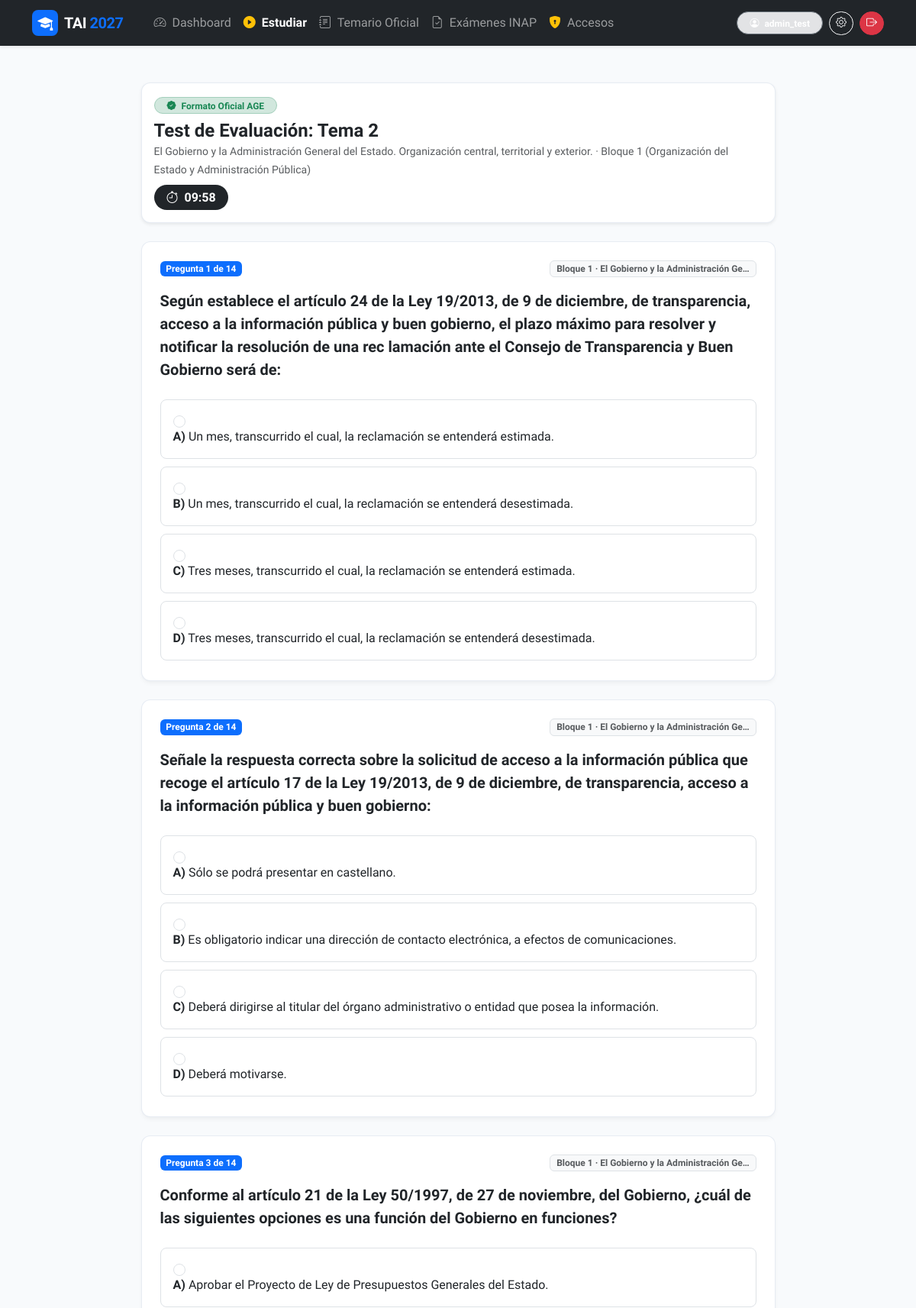
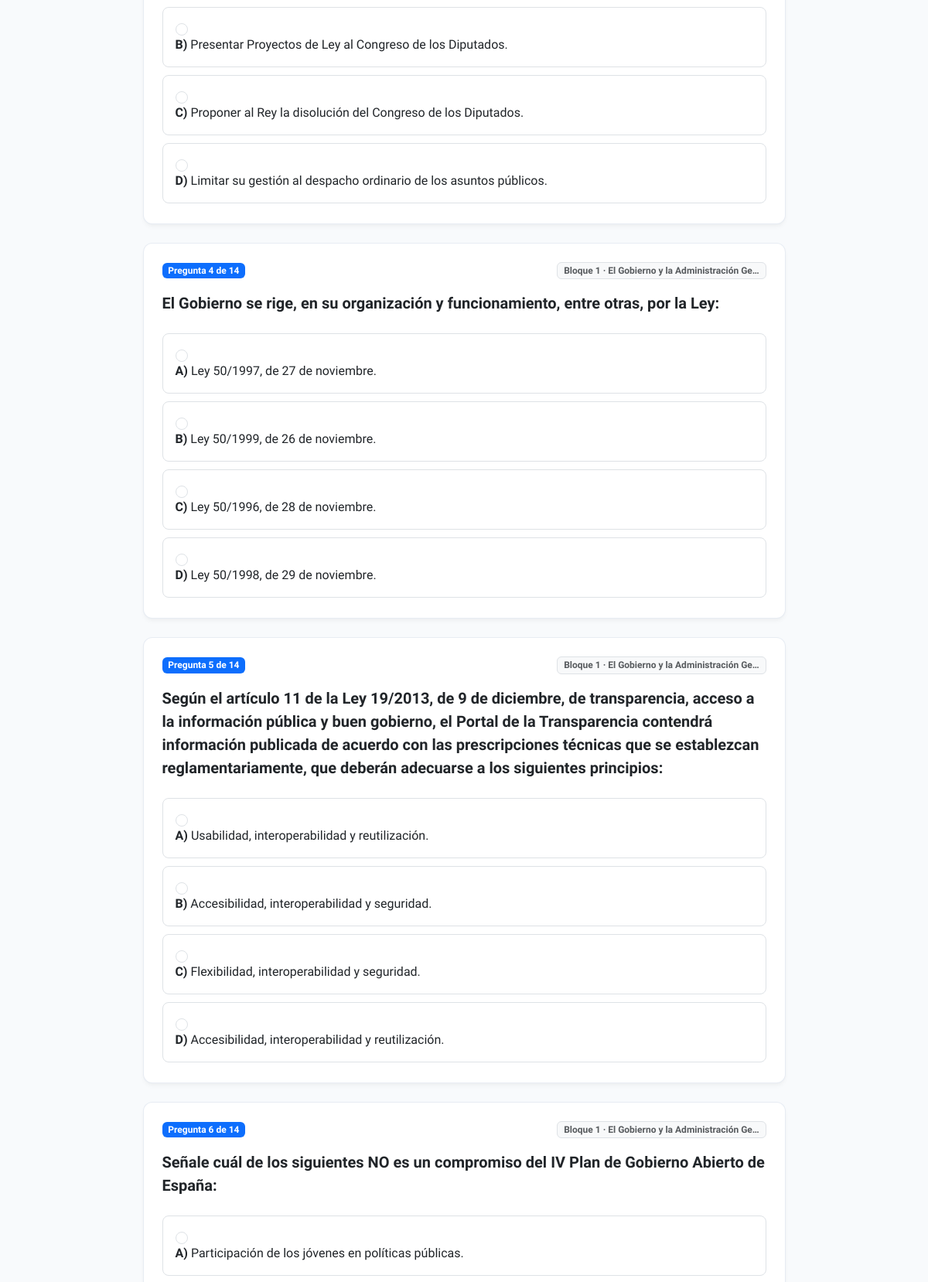
The page /estudio/test/?tema=2 (signed in, upper part) on the database its author committed (2 pictures, top to bottom).
### examenes/models.py (models this page shows, shortened)
class PreguntaExamen(models.Model):
    OPCION_CHOICES = [
        ('A', 'A'),
        ('B', 'B'),
        ('C', 'C'),
        ('D', 'D'),
    ]
    examen = models.ForeignKey(Examen, on_delete=models.CASCADE, related_name='preguntas')
    numero = models.PositiveIntegerField(help_text="Número de orden en el examen original (ej: 1 a 100)")
    pregunta = models.TextField(help_text="Texto completo del enunciado oficial")
    opcion_a = models.TextField(help_text="Opción A")
    opcion_b = models.TextField(help_text="Opción B")
    opcion_c = models.TextField(help_text="Opción C")
    opcion_d = models.TextField(help_text="Opción D")
    opcion_correcta = models.CharField(max_length=1, choices=OPCION_CHOICES, help_text="Respuesta según plantilla oficial definitiva")
    tema = models.ForeignKey('temario.Tema', on_delete=models.SET_NULL, null=True, blank=True, related_name='preguntas_examen')
    explicacion_oficial = models.TextField(blank=True, help_text="Justificación normativa o técnica con artículo/guía aplicable")
    anulada = models.BooleanField(default=False, help_text="Marcar si fue anulada por la Comisión del INAP")
    class Meta:
        verbose_name = "Pregunta de Examen"
        verbose_name_plural = "Preguntas de Examen"
        ordering = ['examen__año', 'examen__modelo', 'numero']
        unique_together = ('examen', 'numero')

### temario/models.py (models this page shows, shortened)
class Tema(models.Model):
    bloque = models.ForeignKey(Bloque, on_delete=models.CASCADE, related_name='temas')
    numero = models.PositiveIntegerField(help_text="Número de tema dentro del bloque o general")
    titulo = models.CharField(max_length=255, help_text="Título oficial del tema")
    descripcion = models.TextField(blank=True)
    resumen_estudio = models.TextField(blank=True, help_text="Desarrollo ejecutivo de alto impacto del tema (máx 2 páginas)")
    fuente_oficial = models.CharField(max_length=255, default='BOE / INAP', help_text="Organismo emisor o norma (BOE, INAP, CCN-CERT)")
    url_oficial = models.URLField(blank=True, help_text="Enlace a la fuente original oficial")
    fecha_consulta = models.DateField(null=True, blank=True)
    ultima_revision = models.DateField(auto_now=True)
    version_normativa = models.CharField(max_length=100, blank=True, help_text="Versión o estado normativo consolidado")
    class Meta:
        verbose_name = "Tema"
        verbose_name_plural = "Temas"
        ordering = ['bloque__numero', 'numero']
        unique_together = ('bloque', 'numero')

class Bloque(models.Model):
    numero = models.PositiveIntegerField(unique=True, help_text="Número de Bloque (1, 2, 3, 4)")
    nombre = models.CharField(max_length=200, help_text="Nombre oficial del bloque")
    descripcion = models.TextField(blank=True)
    icono = models.CharField(max_length=50, default='bi-folder', help_text="Clase de icono Bootstrap Icons (ej: bi-shield-check)")
    class Meta:
        verbose_name = "Bloque"
        verbose_name_plural = "Bloques"
        ordering = ['numero']

### estudio/views.py (the view, shortened to what this page needs)
# urls.py: path('test/', TestAdaptativoView.as_view(), name='test_examen'),
class TestAdaptativoView(LoginRequiredMixin, TemplateView):
    template_name = "estudio/test_examen.html"
    def get_context_data(self, **kwargs):
        context = super().get_context_data(**kwargs)
        user = self.request.user
        examen_id = self.request.GET.get('examen') or self.request.session.get('sesion_examen_id')
        bloque_id = self.request.GET.get('bloque') or self.request.session.get('sesion_bloque_id')
        tema_id = self.request.GET.get('tema')
        modo = self.request.GET.get('modo') # 'falladas', etc.
        limite = self.request.GET.get('limite', '')
        preguntas_qs = PreguntaExamen.objects.filter(anulada=False).select_related('tema', 'tema__bloque', 'examen')
        titulo_test = "Simulacro Adaptativo TAI"
        subtitulo_test = "Preguntas extraídas del banco oficial de exámenes INAP"
        if modo == 'falladas':
            fallos_qs = ProgresoPregunta.objects.filter(
                usuario=user,
                en_repaso_fallos=True,
                pregunta__anulada=False
            ).select_related('pregunta', 'pregunta__tema', 'pregunta__tema__bloque', 'pregunta__examen')
            if tema_id and str(tema_id).isdigit():
                tema = get_object_or_404(Tema, id=int(tema_id))
                fallos_qs = fallos_qs.filter(pregunta__tema=tema)
                titulo_test = f"Repaso de Fallos: Tema {tema.numero} ({tema.titulo})"
                subtitulo_test = f"Preguntas que has fallado previamente en el Tema {tema.numero}"
            elif bloque_id and str(bloque_id).isdigit():
                bloque = get_object_or_404(Bloque, id=int(bloque_id))
                fallos_qs = fallos_qs.filter(pregunta__tema__bloque=bloque)
                titulo_test = f"Repaso de Fallos: Bloque {bloque.numero} ({bloque.nombre})"
                subtitulo_test = f"Preguntas falladas en el Bloque {bloque.numero}"
            else:
                titulo_test = "Repaso General de Preguntas Falladas"
                subtitulo_test = "Preguntas de todo el temario pendientes de afianzar"
            preguntas = [f.pregunta for f in fallos_qs]
        elif tema_id and str(tema_id).isdigit():
            tema = get_object_or_404(Tema, id=int(tema_id))
            qs_tema = list(preguntas_qs.filter(tema=tema))
            falladas_ids = set(ProgresoPregunta.objects.filter(
                usuario=user,
                pregunta__tema=tema,
                en_repaso_fallos=True
            ).values_list('pregunta_id', flat=True))
            preguntas_falladas = [p for p in qs_tema if p.id in falladas_ids]
            preguntas_otras = [p for p in qs_tema if p.id not in falladas_ids]
            random.shuffle(preguntas_otras)
            preguntas = preguntas_falladas + preguntas_otras
            if limite.isdigit():
                preguntas = preguntas[:int(limite)]
            titulo_test = f"Test de Evaluación: Tema {tema.numero}"
            subtitulo_test = f"{tema.titulo} · Bloque {tema.bloque.numero} ({tema.bloque.nombre})"
        else:
            num_preguntas = int(limite) if limite.isdigit() else 20
            preguntas = list(preguntas_qs.order_by('?')[:num_preguntas])
        context['preguntas'] = preguntas
        context['total_preguntas'] = len(preguntas)
        context['titulo_test'] = titulo_test
        context['subtitulo_test'] = subtitulo_test
        context['tema_id'] = tema_id
        return context

### accounts/context_processors.py (called while the page is built)
def access_requests_processor(request):
    if hasattr(request, 'user') and request.user.is_authenticated and (request.user.is_staff or request.user.is_superuser):
        count = Invitacion.objects.filter(activo=False).count()
        return {
            'solicitudes_pendientes_count': count
        }
    return {
        'solicitudes_pendientes_count': 0
    }

### templates/estudio/test_examen.html (shortened to what this page needs)
{% extends "base.html" %}
{% block content %}
<div class="row justify-content-center py-2">
    <div class="col-lg-9">
        <div class="card card-custom p-3 bg-white mb-4 shadow-sm">
            <div class="d-flex flex-wrap justify-content-between align-items-center gap-2">
                <div>
                    <span class="badge bg-success-subtle text-success border border-success-subtle px-3 py-1 rounded-pill fw-bold">
                        <i class="bi bi-patch-check-fill me-1"></i> Formato Oficial AGE
                    </span>
                    <h4 class="fw-bold text-dark mt-2 mb-0">{{ titulo_test|default:"Simulacro de Preguntas Oficiales INAP" }}</h4>
                    <small class="text-muted">{{ subtitulo_test|default:"Penalización estándar: 3 respuestas erróneas restan 1 acierto." }}</small>
                </div>
                <div class="text-end">
                    <span class="badge bg-dark fs-6 px-3 py-2 rounded-pill">
                        <i class="bi bi-stopwatch me-1"></i> <span id="testTimer">10:00</span>
                    </span>
                </div>
            </div>
        </div>
        <form id="testForm">
            {% for p in preguntas %}
            <div class="card card-custom p-4 bg-white mb-4 question-card" id="qcard-{{ p.id }}">
                <div class="d-flex justify-content-between align-items-center mb-3">
                    <span class="badge bg-primary text-white">Pregunta {{ forloop.counter }} de {{ total_preguntas }}</span>
                    {% if p.tema %}
                    <span class="badge bg-light text-muted border small">Bloque {{ p.tema.bloque.numero }} · {{ p.tema.titulo|truncatechars:35 }}</span>
                    {% endif %}
                </div>
                <h5 class="fw-bold text-dark mb-4 lh-base">{{ p.pregunta }}</h5>
                <div class="d-flex flex-column gap-2">
                    <div class="form-check p-3 border rounded-3 option-label" style="cursor: pointer;">
                        <input class="form-check-input ms-0 me-3" type="radio" name="p_{{ p.id }}" id="opt_{{ p.id }}_A" value="A">
                        <label class="form-check-label w-100" for="opt_{{ p.id }}_A">
                            <strong>A)</strong> {{ p.opcion_a }}
                        </label>
                    </div>
                    <div class="form-check p-3 border rounded-3 option-label" style="cursor: pointer;">
                        <input class="form-check-input ms-0 me-3" type="radio" name="p_{{ p.id }}" id="opt_{{ p.id }}_B" value="B">
                        <label class="form-check-label w-100" for="opt_{{ p.id }}_B">
                            <strong>B)</strong> {{ p.opcion_b }}
                        </label>
                    </div>
                    <div class="form-check p-3 border rounded-3 option-label" style="cursor: pointer;">
                        <input class="form-check-input ms-0 me-3" type="radio" name="p_{{ p.id }}" id="opt_{{ p.id }}_C" value="C">
                        <label class="form-check-label w-100" for="opt_{{ p.id }}_C">
                            <strong>C)</strong> {{ p.opcion_c }}
                        </label>
                    </div>
                    <div class="form-check p-3 border rounded-3 option-label" style="cursor: pointer;">
                        <input class="form-check-input ms-0 me-3" type="radio" name="p_{{ p.id }}" id="opt_{{ p.id }}_D" value="D">
                        <label class="form-check-label w-100" for="opt_{{ p.id }}_D">
                            <strong>D)</strong> {{ p.opcion_d }}
                        </label>
                    </div>
                </div>
            </div>
            {% empty %}
            <div class="card card-custom p-5 text-center bg-white">
                <p class="text-muted mb-0">No hay preguntas de examen disponibles en este bloque.</p>
            </div>
            {% endfor %}
        </form>
    </div>
</div>
{% endblock %}

### templates/base.html (shortened to what this page needs)
<!DOCTYPE html>
<html lang="es" data-bs-theme="light">
<head>
    <link href="https://cdn.jsdelivr.net/npm/bootstrap@5.3.3/dist/css/bootstrap.min.css" rel="stylesheet">
    <link rel="stylesheet" href="https://cdn.jsdelivr.net/npm/bootstrap-icons@1.11.3/font/bootstrap-icons.min.css">
</head>
<body>
    <nav class="navbar navbar-expand-lg navbar-dark bg-dark sticky-top shadow-sm py-2">
        <div class="container">
            <a class="navbar-brand d-flex align-items-center gap-2" href="{% if user.is_authenticated %}{% url 'dashboard' %}{% else %}{% url 'landing' %}{% endif %}">
                <span class="bg-primary text-white p-2 rounded-3 d-inline-flex align-items-center justify-content-center" style="width: 34px; height: 34px;">
                    <i class="bi bi-mortarboard-fill"></i>
                </span>
                <span>TAI <span class="text-primary">2027</span></span>
            </a>
            <div class="collapse navbar-collapse" id="navbarMain">
                {% if user.is_authenticated %}
                <ul class="navbar-nav me-auto mb-2 mb-lg-0 ms-lg-3">
                    <li class="nav-item">
                        <a class="nav-link {% if request.resolver_match.url_name == 'dashboard' %}active text-white fw-bold{% endif %}" href="{% url 'dashboard' %}">
                            <i class="bi bi-speedometer2 me-1"></i> Dashboard
                        </a>
                    </li>
                    <li class="nav-item">
                        <a class="nav-link {% if 'estudio' in request.path %}active text-white fw-bold{% endif %}" href="{% url 'estudio:seleccionar_sesion' %}">
                            <i class="bi bi-play-circle-fill text-warning me-1"></i> Estudiar
                        </a>
                    </li>
                    <li class="nav-item">
                        <a class="nav-link {% if 'temario' in request.path %}active text-white fw-bold{% endif %}" href="{% url 'temario:lista' %}">
                            <i class="bi bi-journal-text me-1"></i> Temario Oficial
                        </a>
                    </li>
                    <li class="nav-item">
                        <a class="nav-link {% if 'examenes' in request.path %}active text-white fw-bold{% endif %}" href="{% url 'examenes:lista' %}">
                            <i class="bi bi-file-earmark-check me-1"></i> Exámenes INAP
                        </a>
                    </li>
                    {% if user.is_staff or user.is_superuser %}
                    <li class="nav-item">
                        <a class="nav-link {% if 'gestion-accesos' in request.path %}active text-white fw-bold{% endif %}" href="{% url 'accounts:gestion_accesos' %}">
                            <i class="bi bi-shield-lock-fill text-warning me-1"></i> Accesos
                        </a>
                    </li>
                    {% endif %}
                </ul>
                <div class="d-flex align-items-center gap-2">
                    <span class="badge bg-secondary-subtle text-white border border-secondary px-3 py-2 rounded-pill">
                        <i class="bi bi-person-circle me-1"></i> {{ user.username }}
                    </span>
                    <a href="{% url 'accounts:perfil' %}" class="btn btn-outline-light btn-sm rounded-pill" title="Configurar Plan">
                        <i class="bi bi-gear"></i>
                    </a>
                    <a href="{% url 'account_logout' %}" class="btn btn-danger btn-sm rounded-pill" title="Cerrar sesión">
                        <i class="bi bi-box-arrow-right"></i>
                    </a>
                </div>
                {% endif %}
            </div>
        </div>
    </nav>
    <main class="container my-4 flex-grow-1">
        {% block content %}{% endblock %}
    </main>
</body>
</html>

### templates/base.html (style rules this page uses)
:root { --tai-primary: #0d6efd; --tai-primary-dark: #0a58ca; --tai-bg: #f8fafc; --tai-card-bg: #ffffff; }
body { font-family: 'Plus Jakarta Sans', -apple-system, BlinkMacSystemFont, "Segoe UI", Roboto, sans-serif; background-color: var(--tai-bg); color: #1e293b; min-height: 100vh; display: flex; flex-direction: column; padding-bottom: env(safe-area-inset-bottom); -webkit-font-smoothing: antialiased; }
.navbar-brand { font-weight: 800; letter-spacing: -0.5px; }
.card-custom { border: 1px solid rgba(226, 232, 240, 0.8); border-radius: 12px; box-shadow: 0 4px 6px -1px rgba(0, 0, 0, 0.04), 0 2px 4px -1px rgba(0, 0, 0, 0.02); transition: all 0.2s ease-in-out; }

### rows shown on the page
PreguntaExamen: total_preguntas "14", tema.bloque.numero "1", tema.titulo "El Gobierno y la Administración Ge…", pregunta "Según establece el artículo 24 de la Ley 19/2013, de 9 de diciembre, de transparencia, acceso a la información pública y buen gobierno, el plazo máximo para resolver y notificar la resolución de una rec lamación ante el Consejo de Transparencia y Buen Gobierno será de:", opcion_a "Un mes, transcurrido el cual, la reclamación se entenderá estimada.", opcion_b "Un mes, transcurrido el cual, la reclamación se entenderá desestimada.", opcion_c "Tres meses, transcurrido el cual, la reclamación se entenderá estimada.", opcion_d "Tres meses, transcurrido el cual, la reclamación se entenderá desestimada."
PreguntaExamen: total_preguntas "14", tema.bloque.numero "1", tema.titulo "El Gobierno y la Administración Ge…", pregunta "Señale la respuesta correcta sobre la solicitud de acceso a la información pública que recoge el artículo 17 de la Ley 19/2013, de 9 de diciembre, de transparencia, acceso a la información pública y buen gobierno:", opcion_a "Sólo se podrá presentar en castellano.", opcion_b "Es obligatorio indicar una dirección de contacto electrónica, a efectos de comunicaciones.", opcion_c "Deberá dirigirse al titular del órgano administrativo o entidad que posea la información.", opcion_d "Deberá motivarse."
PreguntaExamen: total_preguntas "14", tema.bloque.numero "1", tema.titulo "El Gobierno y la Administración Ge…", pregunta "Conforme al artículo 21 de la Ley 50/1997, de 27 de noviembre, del Gobierno, ¿cuál de las siguientes opciones es una función del Gobierno en funciones?", opcion_a "Aprobar el Proyecto de Ley de Presupuestos Generales del Estado.", opcion_b "Presentar Proyectos de Ley al Congreso de los Diputados.", opcion_c "Proponer al Rey la disolución del Congreso de los Diputados.", opcion_d "Limitar su gestión al despacho ordinario de los asuntos públicos."
PreguntaExamen: total_preguntas "14", tema.bloque.numero "1", tema.titulo "El Gobierno y la Administración Ge…", pregunta "El Gobierno se rige, en su organización y funcionamiento, entre otras, por la Ley:", opcion_a "Ley 50/1997, de 27 de noviembre.", opcion_b "Ley 50/1999, de 26 de noviembre.", opcion_c "Ley 50/1996, de 28 de noviembre.", opcion_d "Ley 50/1998, de 29 de noviembre."
PreguntaExamen: total_preguntas "14", tema.bloque.numero "1", tema.titulo "El Gobierno y la Administración Ge…", pregunta "Según el artículo 11 de la Ley 19/2013, de 9 de diciembre, de transparencia, acceso a la información pública y buen gobierno, el Portal de la Transparencia contendrá información publicada de acuerdo con las prescripciones técnicas que se establezcan reglamentariamente, que deberán adecuarse a los siguientes principios:", opcion_a "Usabilidad, interoperabilidad y reutilización.", opcion_b "Accesibilidad, interoperabilidad y seguridad.", opcion_c "Flexibilidad, interoperabilidad y seguridad.", opcion_d "Accesibilidad, interoperabilidad y reutilización."
PreguntaExamen: total_preguntas "14", tema.bloque.numero "1", tema.titulo "El Gobierno y la Administración Ge…", pregunta "Señale cuál de los siguientes NO es un compromiso del IV Plan de Gobierno Abierto de España:", opcion_a "Participación de los jóvenes en políticas públicas."

### other values the page prints
{{ user.username }} "admin_test"
{{ titulo_test|default:"Simulacro de Preguntas Oficiales INAP" }} "Test de Evaluación: Tema 2"
